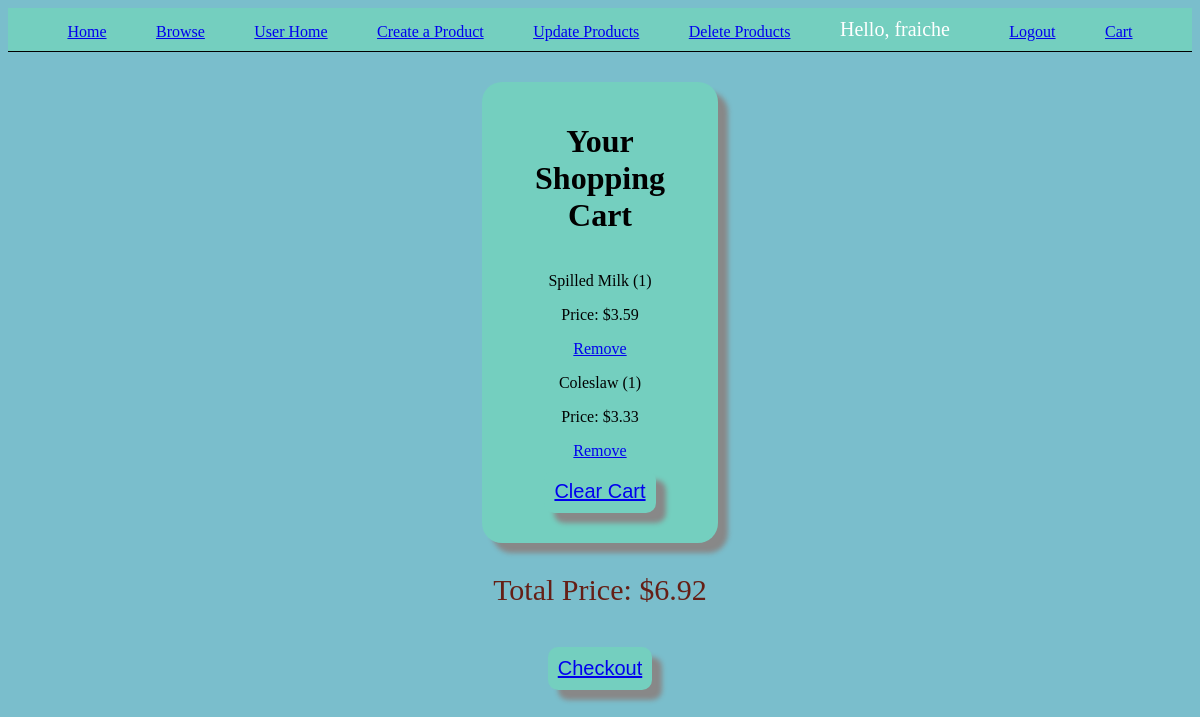
The page /cart/ (signed in) on the database as committed earlier.
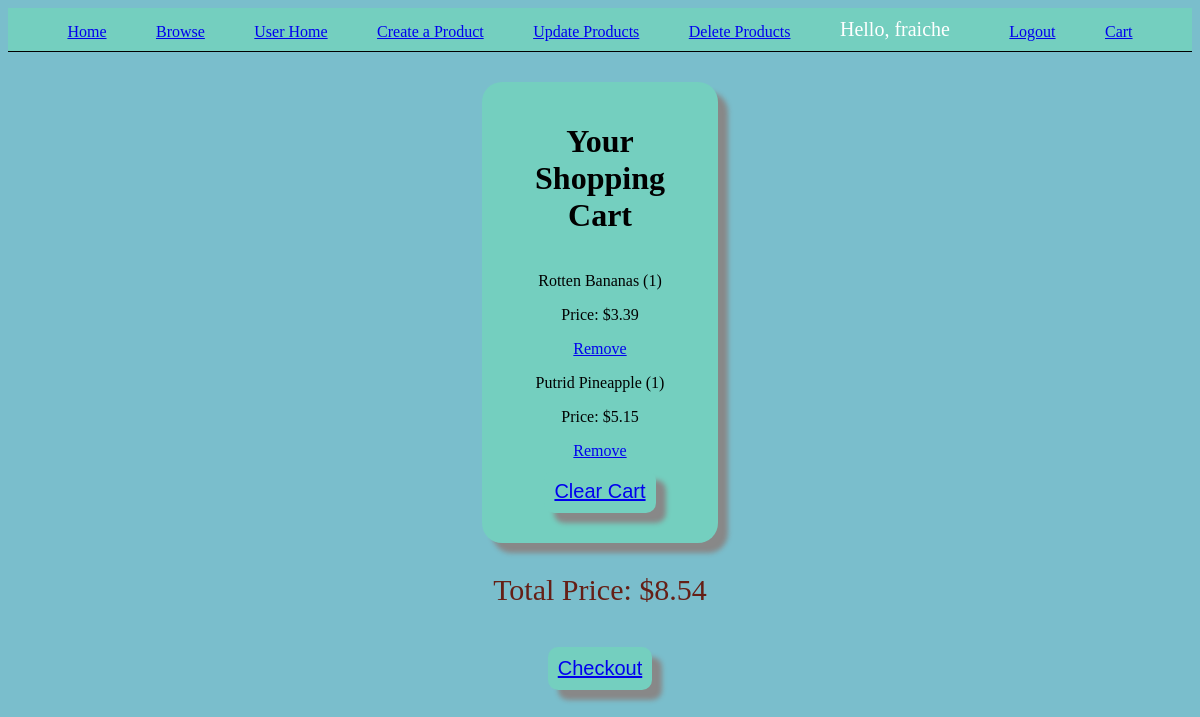
The same page on the database as committed later.
### app/models.py (models this page shows, shortened)
class Order(models.Model):
    STATUS = (
        ('Pending', 'Pending'),
        ('Out for delivery', 'Out for delivery'),
        ('Delivered', 'Delivered'),
    )
    customer = models.ForeignKey(User, null=True, on_delete=models.CASCADE)
    product = models.ForeignKey(Product, null=True, on_delete=models.CASCADE)
    quantity = models.IntegerField(default=0, null=True)
    status = models.CharField(max_length=200, null=True, choices=STATUS)

class Product(models.Model):
    name = models.CharField(max_length=200, null=True)
    image = models.ImageField(upload_to='', null=True, blank=True)
    description = models.CharField(max_length=200, null=True)
    price = models.FloatField(null=True)

### app/views.py (the view)
# urls.py: path("cart/", cartPage, name="cart"),
def cartPage(request):
    orders = Order.objects.filter(customer=request.user)
    total_price = sum([order.product.price * order.quantity for order in orders])
    return render(request, 'cart.html', {'orders': orders, 'total_price': total_price})

### app/templates/cart.html (shortened to what this page needs)
{% extends 'base.html' %}
{% block content %}
<div class="product-list">
    <h1>Your Shopping Cart</h1>
{% for order in orders %}
<div class="product-item">
    <p>{{ order.product.name }} ({{ order.quantity }})</p>
    <p>Price: ${{ order.product.price }}</p>
    <a href="{% url 'remove_from_cart' order.id %}">Remove</a>
</div>
{% empty %}
    <p>Your cart is empty.</p>
{% endfor %}
<button class="checkout"><a href="{% url 'clear_cart' %}">Clear Cart</a></button>
</div>
<div class="total">
    <p>Total Price: ${{ total_price|floatformat:2 }}</p>
    <button class="checkout"><a href="{% url 'checkout' %}">Checkout</a></button>
</div>
{% endblock content %}

### app/templates/base.html (shortened to what this page needs)
{% load static %}
<!DOCTYPE html>
<html lang="en">
<head>
    <link rel="stylesheet" href= {% static "styles.css" %}>
</head>
<body>
    <nav class="mainNav">
        <a href="{% url 'home' %}">Home</a>
        <a href="{% url 'shopping' %}">Browse</a>
        {% if request.user.is_staff %}
            <a href="{% url 'user' %}">User Home</a>
            <a href="{% url 'create' %}">Create a Product</a>
            <a href="{% url 'update' %}">Update Products</a>
            <a href="{% url 'delete' %}">Delete Products</a>
        {% endif %}
        <span id="hello-msg">Hello, {{request.user}}</span>
        <span><a href="{% url 'logout' %}">Logout</a></span>
        <a href="{% url 'cart' %}">Cart</a>
    </nav>
    <main>
        {% block content %}
        {% endblock %}
    </main>
</body>
</html>

### app/static/styles.css (style rules this page uses)
body { background: #7abecc; }
.mainNav { background: #74cfbf; padding: 10px; margin: 0; border-bottom: 1px solid black; display: flex; justify-content: space-evenly; align-items: end; }
#hello-msg { color: white; font-size: 20px; margin-right: 10px; }
.product-list { margin-top: 30px; display: flex; flex-direction: column; align-items: center; justify-content: center; text-align: center; padding: 20px; background: #74cfbf; margin-left: 40%; margin-right: 40%; border-radius: 20px; box-shadow: 10px 10px 5px #888888; }
.total { font-size: 30px; color: #651f16; display: flex; flex-direction: column; align-items: center; justify-content: center; }
.checkout { background: #74cfbf; border: none; border-radius: 10px; padding: 10px; margin: 10px; font-size: 20px; cursor: pointer; box-shadow: 10px 10px 5px #888888; }

Rows that differ between the two databases and show on the page:
removed Order: product.name "Spilled Milk", quantity "1", product.price "3.59"
removed Order: product.name "Coleslaw", quantity "1", product.price "3.33"
added Order: product.name "Rotten Bananas", quantity "1", product.price "3.39"
added Order: product.name "Putrid Pineapple", quantity "1", product.price "5.15"
Other text that changed with them:
{{ total_price|floatformat:2 }}: "6.92" → "8.54"
